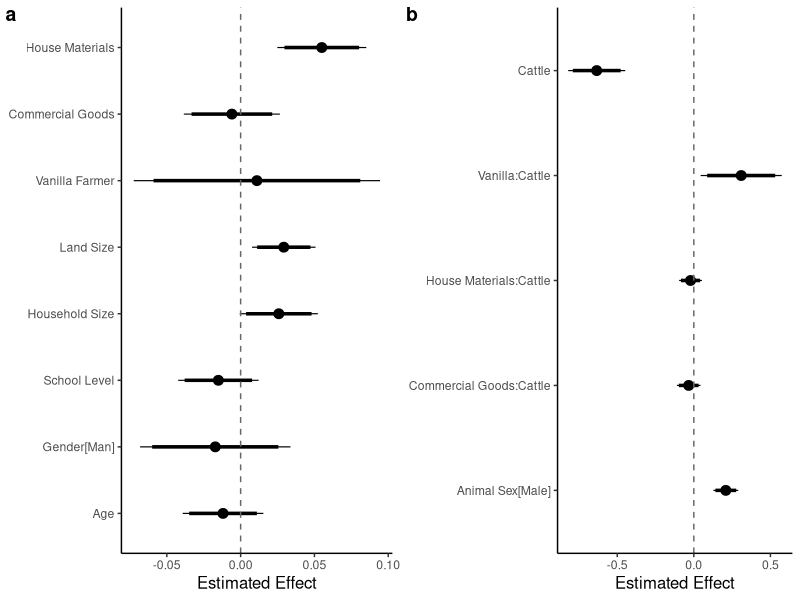

R code for this plot:
## ---- chunk 1
knitr::opts_chunk$set(echo = TRUE)
## ---- chunk 2

library(tidyverse);library(metafor);library(ggpubr)

summary_df <- read.csv("summary_df_spatial_sensitivity.csv")

## ---- chunk 3


pool_function <- function(variable){
  
model_df <- summary_df %>% select(Estimate, `Std..Error`, Variable, Village) %>% filter(Variable==variable)

metaanalysis_model <- rma(yi = model_df$Estimate,   
         sei = model_df$`Std..Error`, 
         method = "FE")

output <- c(metaanalysis_model$beta , metaanalysis_model$ci.lb, metaanalysis_model$ci.ub, metaanalysis_model$pval, metaanalysis_model$se, nrow(model_df))

return(output)

}

name_age_pr <- pool_function(variable ="Age")
name_sex_pr <- pool_function(variable ="Gender[Male]")
name_vanilla_pr <- pool_function(variable ="Vanilla Farmer")
name_ls_pr <- pool_function(variable ="Land Size")
name_hs_pr <- pool_function(variable ="Household Size")
name_sl_pr <- pool_function(variable ="School Level")
name_cgsol_pr <- pool_function(variable ="Commercial Goods")
name_hsol_pr <- pool_function(variable ="House Materials")
name_zebu_pr <- pool_function(variable ="Zebu")
name_hsol_zebu_pr <- pool_function(variable ="House Materials:Zebu")
name_vanilla_zebu_pr <- pool_function(variable ="Vanilla:Zebu")
name_cgsol_zebu_pr <- pool_function(variable ="Commercial Goods:Zebu")
name_animal_sex_pr <- pool_function(variable ="Animal Sex[Male]")


meta_df <- as.data.frame(rbind(name_age_pr,
                               name_sex_pr,
                               name_vanilla_pr,
                               name_ls_pr,
                               name_hs_pr,
                               name_sl_pr,
                               name_cgsol_pr,
                               name_hsol_pr,
                               name_zebu_pr,
                               name_hsol_zebu_pr,
                               name_vanilla_zebu_pr,
                               name_cgsol_zebu_pr,
                               name_animal_sex_pr))


colnames(meta_df) <- c("Estimate", "Lower", "Upper", "Pr(>|z|)","SE", "N")

meta_df$Variable <- c("Age", "Gender[Man]", "Vanilla Farmer", "Land Size", "Household Size", "School Level",  "Commercial Goods", "House Materials", "Cattle", "House Materials:Cattle", "Vanilla:Cattle", "Commercial Goods:Cattle", "Animal Sex[Male]")



meta_df$lower_ci <- meta_df$Estimate - 1.96 * meta_df$SE
meta_df$upper_ci <- meta_df$Estimate + 1.96 * meta_df$SE

meta_df$lower_ci_90 <- meta_df$Estimate - qnorm(0.95) * meta_df$SE
meta_df$upper_ci_90 <- meta_df$Estimate + qnorm(0.95) * meta_df$SE



## ---- chunk 4

meta_df_filtered <- meta_df %>% filter(Variable !="Edges", Variable !="Cattle", Variable !="House Materials:Cattle", Variable !="Commercial Goods:Cattle", Variable !="Vanilla:Cattle", Variable !="Degree 1",Variable !="Degree 2",Variable !="Degree 3",Variable !="Degree 4", Variable !="Animal Sex[Male]")

meta_df_filtered$Variable <- factor(meta_df_filtered$Variable, levels = c("Age", "Gender[Man]", "School Level", "Household Size", "Land Size", "Vanilla Farmer", "Commercial Goods", "House Materials"))

people_plot_pooled <- ggplot(meta_df_filtered, aes(x = Estimate, y = Variable)) + 
  # Points for estimated effects with dodge position
  geom_point(position = position_dodge(width = 0.5), size = 3) + 
  # 95% CI as thinner linerange
  geom_linerange(
    aes(xmin = lower_ci, xmax = upper_ci),
    position = position_dodge(0.5), linewidth = 0.4
  ) +
  # 90% CI as thicker linerange
  geom_linerange(
    aes(xmin = lower_ci_90, xmax = upper_ci_90),
    position = position_dodge(0.5), linewidth = 1.2
  ) + 
  # Classic theme
  theme_classic() +
  # Labels
  labs(x = "Estimated Effect", y = NULL) + 
  # Theme adjustments
  theme(
    legend.position = "right", 
    axis.title.y = element_text(size = 12),
    axis.title.x = element_text(size = 12)
  ) +
  geom_vline(xintercept = 0, linetype = "dashed", color = "gray40")


meta_df_filtered2 <- meta_df %>% filter(Variable =="Cattle"| Variable =="House Materials:Cattle"| Variable =="Commercial Goods:Cattle"| Variable =="Vanilla:Cattle"| Variable =="Animal Sex[Male]")
meta_df_filtered2$Variable <- factor(meta_df_filtered2$Variable, levels = c("Animal Sex[Male]", "Commercial Goods:Cattle", "House Materials:Cattle", "Vanilla:Cattle", "Cattle"))

animals_plot_pooled <- ggplot(meta_df_filtered2, aes(x = Estimate, y = Variable)) + 
  # Points for estimated effects with dodge position
  geom_point(position = position_dodge(width = 0.5), size = 3) + 
  # 95% CI as thinner linerange
  geom_linerange(
    aes(xmin = lower_ci, xmax = upper_ci),
    position = position_dodge(0.5), linewidth = 0.4
  ) +
  # 90% CI as thicker linerange
  geom_linerange(
    aes(xmin = lower_ci_90, xmax = upper_ci_90),
    position = position_dodge(0.5), linewidth = 1.2
  ) + 
  # Classic theme
  theme_classic() +
  # Labels
  labs(x = "Estimated Effect", y = NULL) + 
  # Colorblind-friendly palette from viridis
  scale_color_viridis_d(option = "D", end = 0.8) +  
  # Theme adjustments
  theme(
    legend.position = "right", 
    axis.title.y = element_text(size = 12),
    axis.title.x = element_text(size = 12)
  ) +
  # Reference line at zero
  geom_vline(xintercept = 0, linetype = "dashed", color = "gray40")

ggarrange(people_plot_pooled, animals_plot_pooled, labels = c("a", "b"), common.legend = TRUE)
